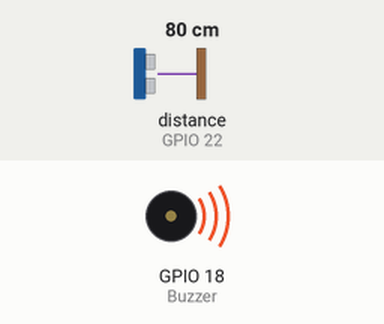
The program below on a simulated Raspberry Pi (BCM pin numbers). On the bench: buzzer (waves = sounding). The inputs (shaded band) are chosen by the test bench; at power-on: distance to the obstacle (sensor on GPIO 22) 80 cm. The echo pulse lasts 58.3 µs per cm; the clock reads 2024-03-15 10:24:30 at power-on unless the program sets it; what the program prints to the terminal is not drawn.

Above: at 0.1 s.
Timing chart, 0 to 1.6 s (numbered marks = the images above):
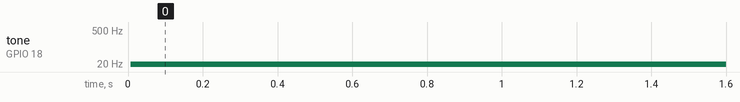

Measured:
- by itself, tone on GPIO 18 (Buzzer): silent → 2 Hz at 0.01 s

The program:

Task.py
```python
import RPi.GPIO as GPIO
import time

GPIO.setwarnings(False)

GPIO.setmode(GPIO.BCM)

GPIO_TRIG = 23
GPIO_ECHO = 22
Buzzer = 18

GPIO.setup(GPIO_TRIG, GPIO.OUT)
GPIO.setup(GPIO_ECHO, GPIO.IN)
GPIO.setup(Buzzer, GPIO.OUT)

GPIO.output(Buzzer, True)
buzzerpin = GPIO.PWM(Buzzer, 0.25)
buzzerpin.start(1)
print("PWM setup begins")

def beep_frequency(dist):
    if dist > 50:
        return 2
    elif dist <=50 and dist >=30:
        return 3
    elif dist < 30 and dist >=20:
        return 4
    elif dist < 20 and dist >= 10:
        return 5
    elif dist < 10:
        return 6
    else:
        return 0.25

def distance():
    print("Measuring distance")
    GPIO.output(GPIO_TRIG, True)
    time.sleep(0.00001)
    GPIO.output(GPIO_TRIG, False)

    start_time = time.time()
    stop_time = time.time()
    while GPIO.input(GPIO_ECHO) == 0:
        start_time = time.time()

    while GPIO.input(GPIO_ECHO) == 1:
        stop_time = time.time()

    measured_time = stop_time - start_time
    distance_both_ways = measured_time * 34300
    distance = distance_both_ways / 2

    print("Completed")
    return distance

if __name__ == "__main__":
    print("Running")
    try:
        while True:
            dist = distance()
            print("Measured Distance = %.1f cm" % dist)
            freq = beep_frequency(dist)
            buzzerpin.ChangeFrequency(freq)
            time.sleep(1)

    except KeyboardInterrupt:
        print("Measurement stopped by user")
        GPIO.cleanup()
        buzzerpin.stop()
            
```
